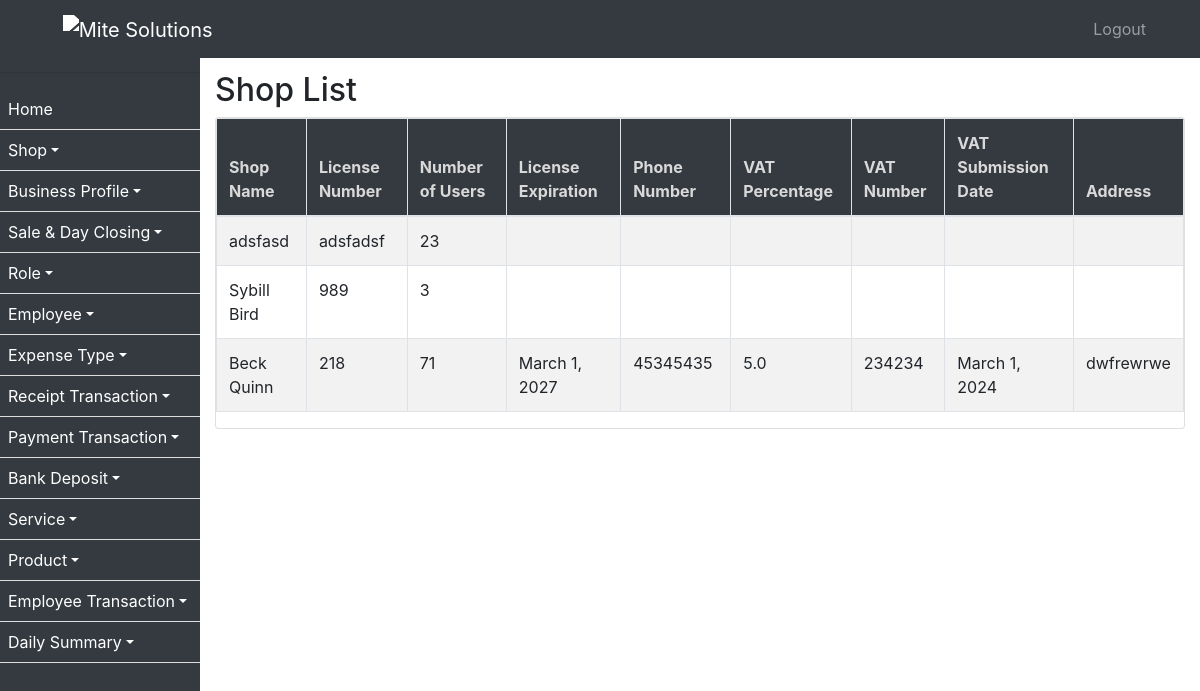
The app's page /shop/ with its own data.
### ezshopapp/models.py (models this page shows, shortened)
class Shop(models.Model):
    name = models.CharField(max_length=255)
    license_number = models.CharField(max_length=50, unique=True)
    num_users = models.PositiveIntegerField()
    vat_remainder = models.BooleanField(default=False)
    employee_transaction_window = models.BooleanField(default=False)
    license_expiration_reminder = models.BooleanField(default=False)
    employee_visa_expiration_reminder = models.BooleanField(default=False)
    employee_passport_expiration_reminder = models.BooleanField(default=False)

class ShopAdmin(models.Model):
    shop = models.ForeignKey(Shop, on_delete=models.CASCADE, related_name='admins')
    license_expiration = models.DateField()
    license_file = models.FileField(upload_to='licenses/')
    phone_number = models.CharField(max_length=20)
    vat_percentage = models.FloatField()
    vat_number = models.CharField(max_length=50)
    vat_submission_date = models.DateField()
    vat_certificate = models.FileField(upload_to='vat_certificate/')
    address = models.TextField()
    admin_user = models.ForeignKey(User, on_delete=models.CASCADE)
    license_expiration_reminder_days = models.PositiveIntegerField()
    vat_submission_date_reminder_days = models.PositiveIntegerField()
    employee_visa_expiration_reminder_days = models.PositiveIntegerField()

### ezshopapp/views.py (the view)
# urls.py: path('shop/', ShopListView.as_view(), name='shop_list'),
class ShopListView(ListView):
    model = Shop
    template_name = 'shop_list.html'
    context_object_name = 'shops'
    def get_queryset(self):
        return Shop.objects.all().order_by('-name')

### ezshopapp/templates/shop_list.html (shortened to what this page needs)
{% extends 'base.html' %}
{% block content %}
  <h2>Shop List</h2>
  <div class="card table-responsive">
    <table id="shopTable" class="table table-bordered table-striped">
      <thead>
        <tr>
          <th>Shop Name</th>
          <th>License Number</th>
          <th>Number of Users</th>
          <th>License Expiration</th>
          <th>Phone Number</th>
          <th>VAT Percentage</th>
          <th>VAT Number</th>
          <th>VAT Submission Date</th>
          <th>Address</th>
        </tr>
      </thead>
      <tbody>
        {% for shop in object_list %}
          <tr>
            <td>{{ shop.name }}</td>
            <td>{{ shop.license_number }}</td>
            <td>{{ shop.num_users }}</td>
            {% with admin=shop.admins.first %}
              <td>{{ admin.license_expiration }}</td>
              <td>{{ admin.phone_number }}</td>
              <td>{{ admin.vat_percentage }}</td>
              <td>{{ admin.vat_number }}</td>
              <td>{{ admin.vat_submission_date }}</td>
              <td>{{ admin.address }}</td>
            {% endwith %}
          </tr>
        {% endfor %}
      </tbody>
    </table>
  </div>
{% endblock %}

### ezshopapp/templates/base.html (style rules this page uses)
body { padding-top: 56px; }
thead { background-color: #343a40; color: #d9d9d9; }
table { border:0px !important; }

### records on screen
Shop: name "adsfasd", license_number "adsfadsf", num_users "23"
Shop: name "Sybill Bird", license_number "989", num_users "3"
Shop: name "Beck Quinn", license_number "218", num_users "71", admins.first.license_expiration "March 1, 2027", admins.first.phone_number "45345435", admins.first.vat_percentage "5.0", admins.first.vat_number "234234", admins.first.vat_submission_date "March 1, 2024", admins.first.address "dwfrewrwe"
